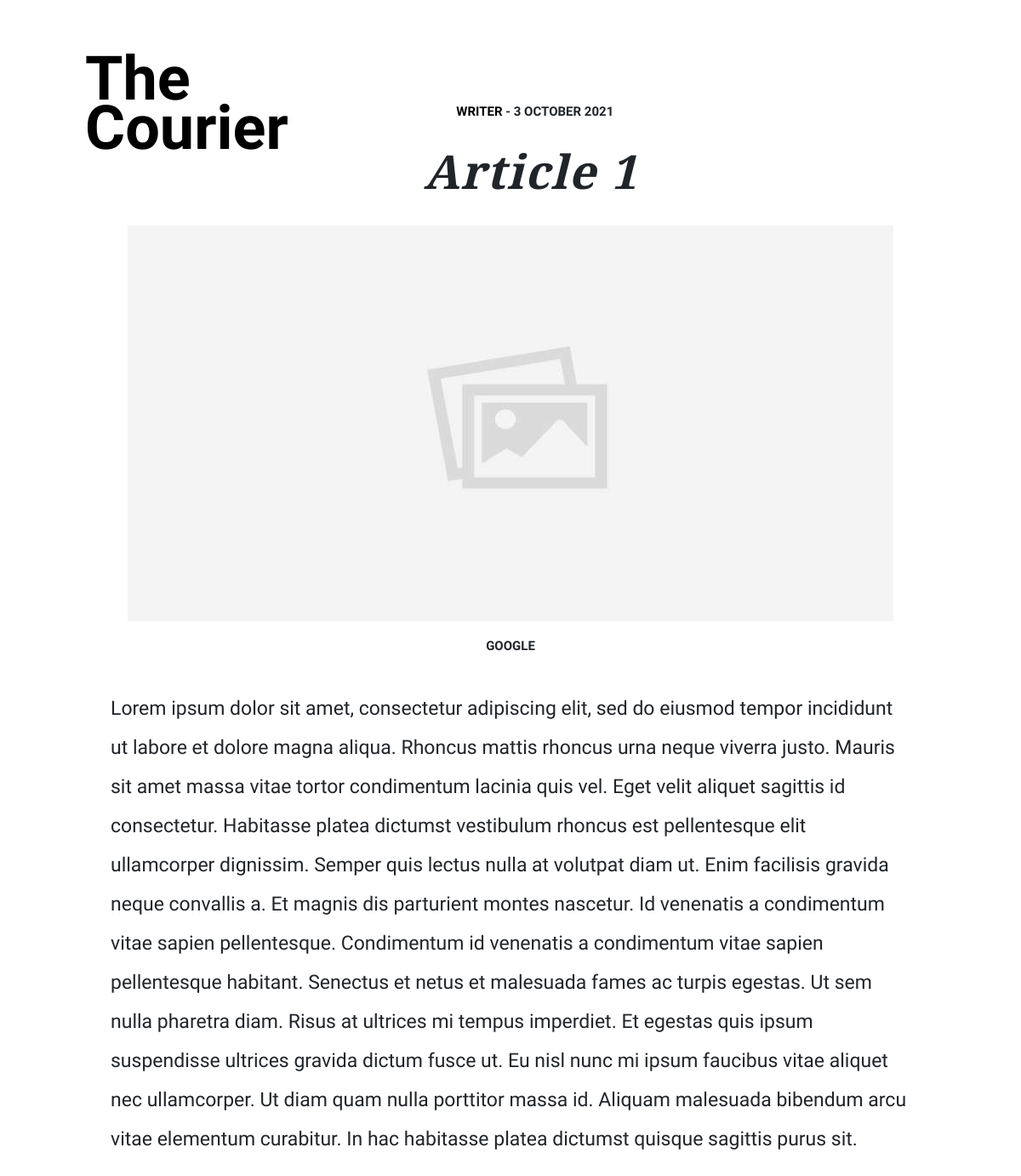
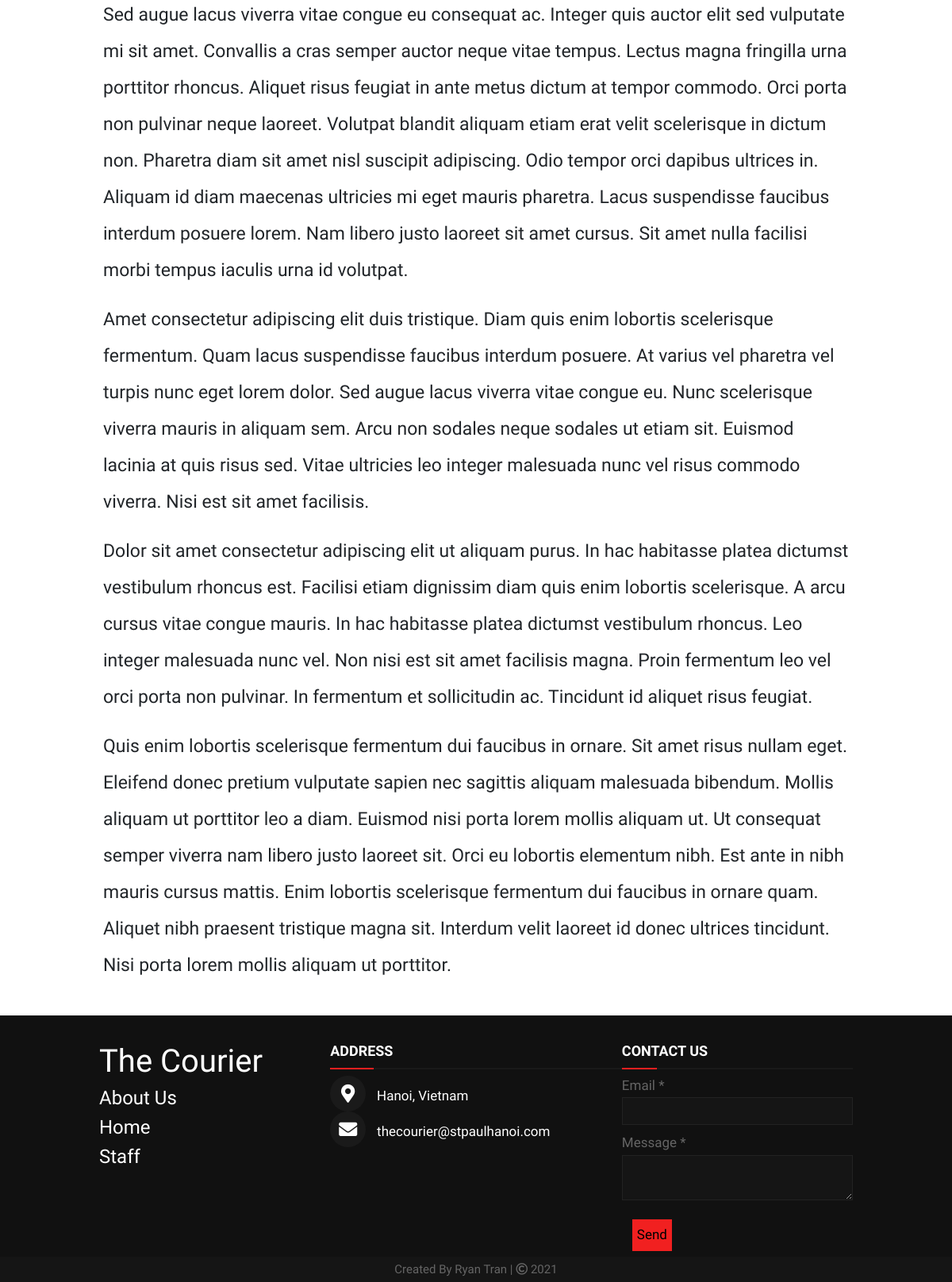
The app's page /article/1 with its own data (2 pictures, top to bottom).
### website/models.py (models this page shows, shortened)
class Article(models.Model):
    articleName = models.CharField(max_length=100)
    articleContent = RichTextField()
    articleCatagory = models.CharField(max_length=10)
    writer = models.ForeignKey('Member', on_delete=models.CASCADE, related_name="writer")
    image = models.ImageField()
    imageCredit = models.CharField(max_length=100)
    createdTime = models.DateTimeField(default=timezone.now)

class Member(models.Model):
    user = models.ForeignKey('User', on_delete=models.CASCADE, related_name="user")
    name = models.CharField(max_length=30)
    position = models.CharField(max_length=30)
    contents = models.ManyToManyField('Article', related_name="content", blank=True)
    admin = models.BooleanField(default=False)

### website/views.py (the view)
# urls.py: path("article/<int:article_id>", views.article, name="article"),
def article(request, article_id):
    article = Article.objects.get(id=article_id)
    return render(request, "website/article.html",{
        'article': article,
    })

### website/templates/website/article.html (shortened to what this page needs)
{% extends "website/layout.html" %}
{% load static %}
{% block script %}
    <link
        rel="stylesheet"
        href="https://cdnjs.cloudflare.com/ajax/libs/font-awesome/5.14.0/css/all.min.css"
    />
{% endblock %}
{% block body %}
        <div class="articleHeader">
            <h6 style="display: inline-block;"><a href="{% url 'articleView' article.writer.name %}" style="color: black;">{{ article.writer.name }}</a> - {{ article.createdTime|date:"j F Y" }}</h6>
            <h1><strong>{{ article.articleName }}</strong></h1>
            <img src="{{ article.image.url }}">
            <br>
            <h6 style="display: inline-block; ">{{ article.imageCredit }}</h6>
        </div>
        <br>
        <h5 class="articleContent">{{ article.articleContent|safe }}</h5>
{% endblock %}

### website/static/website/styles.css (style rules this page uses)
@media screen and (max-width: 1700px) { .articleContent { margin-right: 30px; margin-left: 30px; } }
.articleHeader { text-align: center; }
.articleHeader h6 { font-family: 'Work Sans', sans-serif; font-weight: 600; font-style: normal; font-size: 15px; letter-spacing: 1lem; text-transform: uppercase; padding: 10px; }
.articleHeader h1 { font-family: 'Bodoni Moda', serif; font-weight: 400; font-style: italic; font-size: 55px; letter-spacing: .03em; line-height: lem; text-transform: none; padding: 10px; }
.articleHeader img { width: 900px; height: 465px; margin: 10px }
.articleContent { font-family: 'Work Sans', sans-serif; font-weight: 400; font-style: normal; font-size: 23px; letter-spacing: 0em; line-height: 2em; text-transform: none; }
#quotescontainer { width: 100%; background: #ccc; height: 100% }

### records on screen
Article: writer.name "WRITER", createdTime "3 OCTOBER 2021", articleName "Article 1", image (picture), imageCredit "GOOGLE", articleContent "Lorem ipsum dolor sit amet, consectetur adipiscing elit, sed do eiusmod tempor incididunt ut labore et dolore magna aliqua. Rhoncus mattis rhoncus urna neque viverra justo. Mauris sit amet massa vitae tortor condimentum lacinia quis vel. Eget velit aliquet sagittis id consectetur. Habitasse platea dictumst vestibulum rhoncus est pellentesque elit ullamcorper dignissim. Semper quis lectus nulla at volutpat diam ut. Enim facilisis gravida neque convallis a. Et magnis dis parturient montes nascetur. Id venenatis a condimentum vitae sapien pellentesque. Condimentum id venenatis a condimentum vitae sapien pellentesque habitant. Senectus et netus et malesuada fames ac turpis egestas. Ut sem nulla…"
